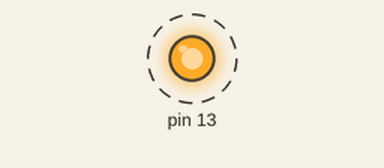
Recording of a sketch running on a simulated Arduino Uno, built with avr-gcc and run on an emulated ATmega328P. Parts: output pins drawn as LEDs (lit = HIGH). Dashed ring = blinking. Random numbers use the default seed unless the sketch sets one; EEPROM starts erased; what the sketch prints to the serial monitor is not drawn.

Above: at 5.2 s.
Timing chart, 0 to 8.0 s (numbered marks = the images above):
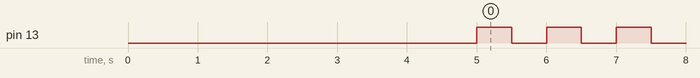

Measured:
- by itself, pin 13: alternates HIGH for 0.50 s and LOW for 0.50 s

The sketch:

ARDUINO_DAY.ino
```cpp
#include <EEPROM.h>
int valor;
int sensor;
int direccion=0;
void setup() {
  pinMode(13, OUTPUT);
  Serial.begin(9600);
  delay(5000);
  Serial.println(EEPROM.read(direccion));
}

void loop() {
  sensor = secuencia(500, 500);
  Serial.println(sensor);
}
```

secuencia.ino
```cpp
int secuencia(int tiempo,int tiempo2){
  digitalWrite(13,1);
  delay(tiempo);
  digitalWrite(13,0);
  delay(tiempo2);
valor=random(1,90);
EEPROM.write(direccion,valor);
return valor;
}
```
